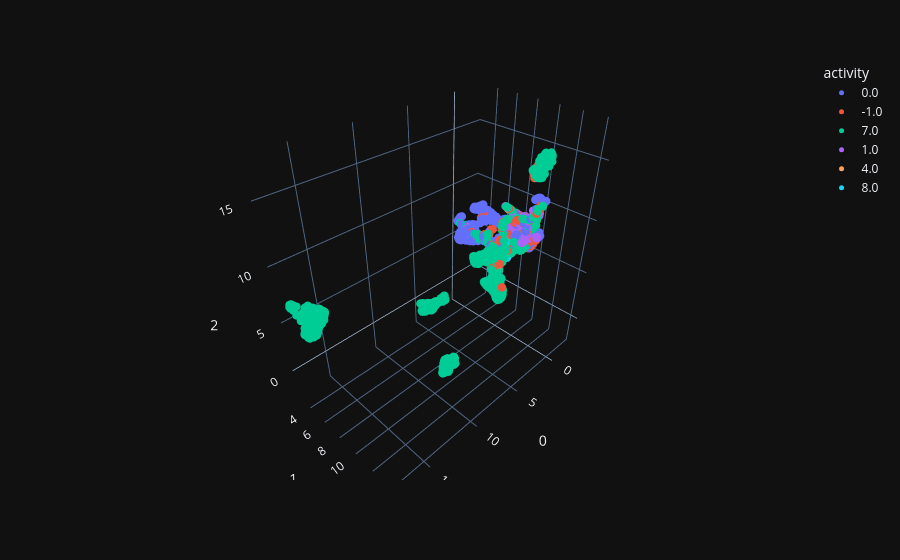

The notebook cell this image was saved under:
### Code cell
umap_3d = UMAP(n_components=3)

proj_3d = umap_3d.fit_transform(repre_reshape1)

fig_3d = px.scatter_3d(
    proj_3d, x=0, y=1, z=2,
    color=label_concat_vote1.astype(str),  
    labels={'color': 'activity'}
)
fig_3d.update_traces(marker_size=5)

fig_3d.show()

### Figure 1 — Plotly figure (JSON) as saved in the notebook; plotly's stock layout.template omitted (floating-point values rounded to 4 significant figures; data arrays with more than 128 entries replaced by an {"elided": "..."} marker saying what was removed)
{"data": [{"hovertemplate": "activity=0.0<br>0=%{x}<br>1=%{y}<br>2=%{z}<extra></extra>", "legendgroup": "0.0", "marker": {"color": "#636efa", "symbol": "circle", "size": 5}, "mode": "markers", "name": "0.0", "scene": "scene", "showlegend": true, "x": {"elided": "997 float values"}, "y": {"elided": "997 float values"}, "z": {"elided": "997 float values"}, "type": "scatter3d"}, {"hovertemplate": "activity=-1.0<br>0=%{x}<br>1=%{y}<br>2=%{z}<extra></extra>", "legendgroup": "-1.0", "marker": {"color": "#EF553B", "symbol": "circle", "size": 5}, "mode": "markers", "name": "-1.0", "scene": "scene", "showlegend": true, "x": {"elided": "331 float values"}, "y": {"elided": "331 float values"}, "z": {"elided": "331 float values"}, "type": "scatter3d"}, {"hovertemplate": "activity=7.0<br>0=%{x}<br>1=%{y}<br>2=%{z}<extra></extra>", "legendgroup": "7.0", "marker": {"color": "#00cc96", "symbol": "circle", "size": 5}, "mode": "markers", "name": "7.0", "scene": "scene", "showlegend": true, "x": {"elided": "2890 float values"}, "y": {"elided": "2890 float values"}, "z": {"elided": "2890 float values"}, "type": "scatter3d"}, {"hovertemplate": "activity=1.0<br>0=%{x}<br>1=%{y}<br>2=%{z}<extra></extra>", "legendgroup": "1.0", "marker": {"color": "#ab63fa", "symbol": "circle", "size": 5}, "mode": "markers", "name": "1.0", "scene": "scene", "showlegend": true, "x": {"elided": "267 float values"}, "y": {"elided": "267 float values"}, "z": {"elided": "267 float values"}, "type": "scatter3d"}, {"hovertemplate": "activity=4.0<br>0=%{x}<br>1=%{y}<br>2=%{z}<extra></extra>", "legendgroup": "4.0", "marker": {"color": "#FFA15A", "symbol": "circle", "size": 5}, "mode": "markers", "name": "4.0", "scene": "scene", "showlegend": true, "x": [4.078, 2.796, 2.833], "y": [11.1, 10.58, 10.55], "z": [7.695, 11.82, 11.82], "type": "scatter3d"}, {"hovertemplate": "activity=8.0<br>0=%{x}<br>1=%{y}<br>2=%{z}<extra></extra>", "legendgroup": "8.0", "marker": {"color": "#19d3f3", "symbol": "circle", "size": 5}, "mode": "markers", "name": "8.0", "scene": "scene", "showlegend": true, "x": [0.1339, 0.1536, 0.165, 0.4078, 0.1849, 1.117, 1.196, 1.928, 3.022, 1.375, 1.091, 1.393, 0.995, 1.288, 3.331], "y": [8.587, 8.902, 9.014, 9.896, 9.783, 10.7, 11.31, 11.29, 11.0, 11.34, 11.22, 11.56, 11.15, 11.13, 11.21], "z": [8.751, 8.796, 8.809, 9.055, 9.244, 9.086, 9.462, 10.18, 9.363, 9.347, 9.275, 9.47, 9.428, 9.304, 8.033], "type": "scatter3d"}], "layout": {"scene": {"domain": {"x": [0.0, 1.0], "y": [0.0, 1.0]}, "xaxis": {"title": {"text": "0"}}, "yaxis": {"title": {"text": "1"}}, "zaxis": {"title": {"text": "2"}}}, "legend": {"title": {"text": "activity"}, "tracegroupgap": 0}, "margin": {"t": 60}}}
